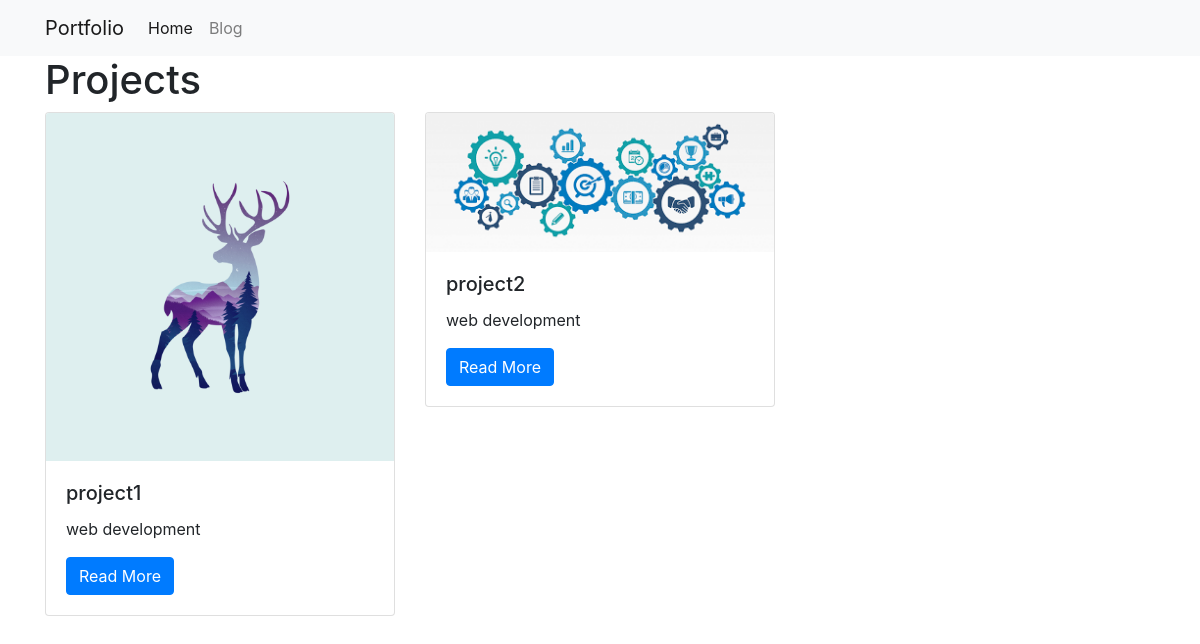
/projects/, run on the app's committed database.
### projects/models.py (models this page shows)
class Project(models.Model):
    title = models.CharField(max_length=100)
    description = models.TextField()
    technology = models.CharField(max_length=20)
    image = models.FilePathField(path="/img")

### projects/views.py (the view)
# urls.py: path("", views.project_index, name="project_index"),
def project_index(request):
    projects = Project.objects.all()
    context = {
        'projects': projects
    }
    return render(request, 'project_index.html', context)

### projects/templates/project_index.html
{% extends "base.html" %}
{% load static %}
{% block page_content %}
<h1>Projects</h1>
<div class="row">
{% for project in projects %}
    <div class="col-md-4">
        <div class="card mb-2">
            <img class="card-img-top" src="{% static project.image %}">
            <div class="card-body">
                <h5 class="card-title">{{ project.title }}</h5>
                <p class="card-text">{{ project.description }}</p>
                <a href="{% url 'project_detail' project.pk %}"
                   class="btn btn-primary">
                    Read More
                </a>
            </div>
        </div>
    </div>
    {% endfor %}
</div>
{% endblock %}

### portfolio/templates/base.html (shortened to what this page needs)
<link rel="stylesheet" href="https://stackpath.bootstrapcdn.com/bootstrap/4.1.3/css/bootstrap.min.css">
<nav class="navbar navbar-expand-lg navbar-light bg-light">
    <div class="container">
        <a class="navbar-brand" href="{% url 'project_index' %}">Portfolio</a>
        <div class="collapse navbar-collapse" id="navbarSupportedContent">
          <ul class="navbar-nav mr-auto">
            <li class="nav-item active">
              <a class="nav-link" href="{% url 'project_index' %}">Home</a>
            </li>
             <li class="nav-item">
              <a class="nav-link" href="{% url 'blog_index' %}">Blog</a>
            </li>
          </ul>
        </div>
    </div>
</nav>
<div class="container">
    {% block page_content %}{% endblock %}
</div>

### data on the page
Project: image (picture), title "project1", description "web development"
Project: image (picture), title "project2", description "web development"
